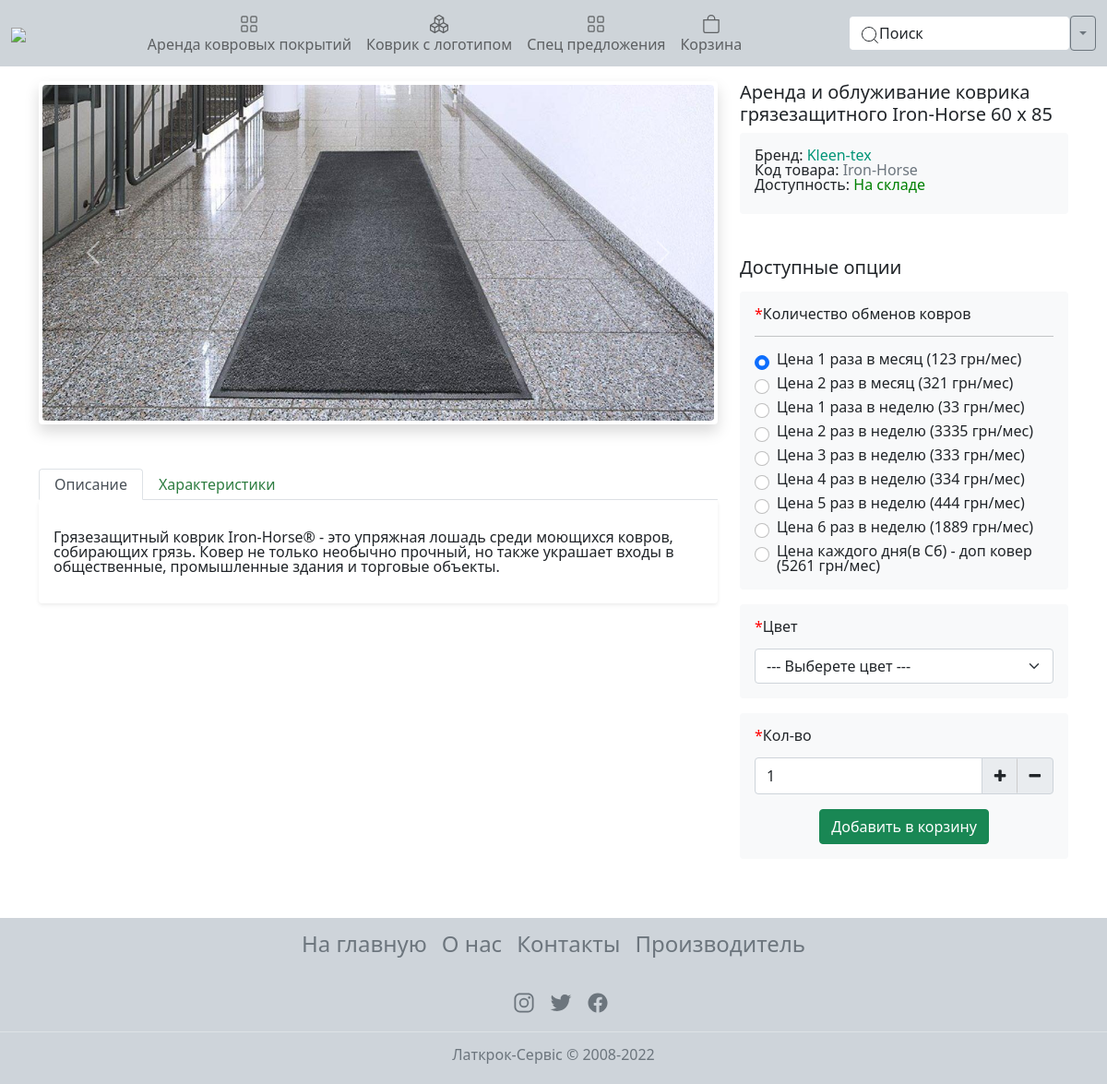
The page /uk/order-products/arenda-i-obluzhivanie-kovrika-gryazezashitnogo-iron-horse-60-h-85/ on the database as committed earlier.
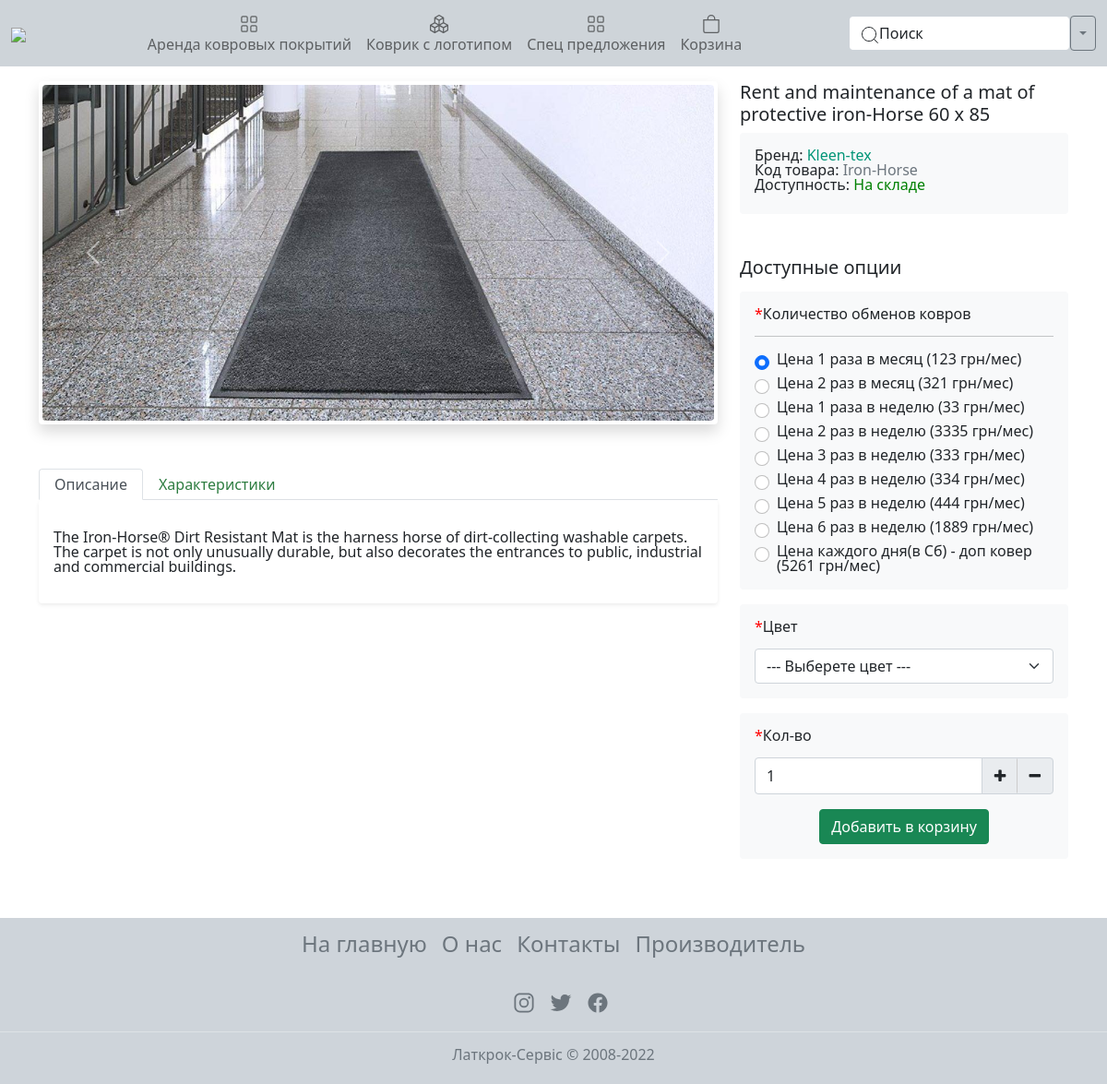
The same page on the database as committed later.
### main/models.py (models this page shows, shortened)
class Order(models.Model):
    title = models.CharField(_('Название'), max_length=75, db_index=True)
    slug = models.SlugField('URL', max_length=255, unique=True, db_index=True)
    description = models.TextField('Описание', db_index=True)
    img_1 = models.ImageField(_('Картинка'), upload_to='photo')
    img_2 = models.ImageField(_('Доп картинка'), upload_to='photo')
    img_3 = models.ImageField(_('Доп картинка'), upload_to='photo')
    prise_1 = models.IntegerField(_('Цена 1 раза в месяц'))
    prise_2 = models.IntegerField(_('Цена 2 раз в месяц'))
    prise_3 = models.IntegerField(_('Цена 1 раза в неделю'))
    prise_4 = models.IntegerField(_('Цена 2 раз в неделю'))
    prise_5 = models.IntegerField(_('Цена 3 раз в неделю'))
    prise_6 = models.IntegerField(_('Цена 4 раз в неделю'))
    prise_7 = models.IntegerField(_('Цена 5 раз в неделю'))
    prise_8 = models.IntegerField(_('Цена 6 раз в неделю'))
    prise_9 = models.IntegerField(_('Цена каждого дня(в Сб) - доп ковер'))
    status = models.BooleanField(_('Доступность'), default=True)
    class Meta:
        verbose_name = _('Аренда ковровых покрытий')
        verbose_name_plural = _('Аренда ковровых покрытий')
    def get_absolute_url(self):
        return reverse('order_product', kwargs={'order_slug': self.slug})

### main/views.py (the view)
# urls.py: path('order-products/<slug:order_slug>/', LatkrokOrderProduct.as_view(), name='order_product'),
class LatkrokOrderProduct(DetailView):
    model = Order
    template_name = 'main/order_product.html'
    slug_url_kwarg = 'order_slug'
    context_object_name = 'order'
    def get_context_data(self, object_list=None, **kwargs):
        context = super().get_context_data(**kwargs)
        context['prise_fields'] = [f'prise_{i}' for i in range(1, 10)]
        return get_search_context(kwargs=context)

### main/templatetags/main_tags.py (called while the page is built)
@register.filter(name='name')
def get_verbose_name_from_field(field_name):
    return Order._meta.get_field(field_name).verbose_name

@register.simple_tag(name='value')
def get_value_from_field(field_name, slug):
    return getattr(Order.objects.get(slug=slug), field_name)

### main/views.py (called while the page is built)
def get_search_context(is_ord=False, is_spec=False, **kwargs) -> dict:
    ord, spec = '', ''
    if not is_ord:
        ord = Order.objects.all()
    if not is_spec:
        spec = SpecialOffer.objects.all()
    context = {
        'orders': ord,
        'specials': spec,
        'static_urls': {
            'главная': reverse('index'), 'оренда': reverse('order'), 'лого': reverse('logo'),
            'спец предложения': reverse('special'), 'корзина': reverse('cart'), 'про нас': reverse('about'),
            'контакты': reverse('contacts'), 'производитель': reverse('maker')
        }
    }
    kw = kwargs['kwargs'] if kwargs else kwargs
    return context | kw

### main/templates/main/order_product.html (shortened to what the changed rows need)
{% extends 'main/base.html' %}
{% load static %}
{% load main_tags %}
{% block content %}
<div class="container mt-3">
    <div class="row">
        <div class="col-sm-8">
            <div class="shadow p-1 mb-5 bg-body rounded">
                <div id="carousel" class="carousel slide">
                    <div class="carousel-inner">
                        <div class="carousel-item active">
                            <img src="{{ order.img_1.url }}" class="d-block w-100 rounded" id="productImg" alt="1 картинка">
                        </div>
                    </div>
                </div>
            </div>
            <div class="tab-content shadow-sm p-3 mb-5 bg-body rounded" id="myTabContent">
                <div class="tab-pane mt-3 fade show active" id="description" role="tabpanel" aria-labelledby="description-tab">
                    <p>{{ order.description }}</p>
                </div>
            </div>
        </div>
        <div class="col-sm-4">
            <h5 id="productTitle">{{ order.title }}</h5>
            <div class="shadow-none p-2 ps-3 mb-2 bg-light rounded">
                <ul class="list-unstyled mt-2">
                </ul>
            </div>
            {% if order.status %}
                <p class="fs-5 mt-5">Доступные опции</p>
                <div class="shadow-none p-3 mb-3 bg-light rounded">
                    <p><span style="color: red;">*</span>Количество обменов ковров</p>
                    <hr>
                    {% for i in prise_fields %}
                        <div class="form-check">
                            {% if i == 'prise_1' %}
                                <input class="form-check-input" type="radio" name="prise_radio" id="{{ i }}" value="{% value i order.slug %}" checked>
                            {% else %}
                                <input class="form-check-input" type="radio" name="prise_radio" id="{{ i }}" value="{% value i order.slug %}">
                            {% endif %}
                            <label class="form-check-label" for="{{ i }}">
                                {{ i|name }}  ({% value i order.slug %} грн/мес)
                            </label>
                        </div>
                    {% endfor %}
                </div>
                <div id="selector" class="shadow-none p-3 mb-3 bg-light rounded">
                    <p><span style="color: red;">*</span>Цвет</p>
                    <select id="colorSelector" class="form-select" aria-label="Color selector">
                    </select>
                </div>
                <div class="shadow-none p-3 mb-3 bg-light rounded">
                    <p><span style="color: red;">*</span>Кол-во</p>
                    <div class="input-group">
                    </div>
                    <div style="display: flex; justify-content: center;">
                    </div>
                </div>
            {% endif %}
        </div>
    </div>
</div>
{% endblock %}

Rows that differ between the two databases and show on the page:
changed Order: description "Грязезащитный коврик Iron-Horse® - это упряжная лошадь среди моющихся ковров, собирающих грязь. Ковер не только необычно прочный, но также украшает входы в общественные, промышленные здания и торговые объекты." → "The Iron-Horse® Dirt Resistant Mat is the harness horse of dirt-collecting washable carpets. The carpet is not only unusually durable, but also decorates the entrances to public, industrial and commercial buildings."; title "Аренда и облуживание коврика грязезащитного Iron-Horse 60 х 85" → "Rent and maintenance of a mat of protective iron-Horse 60 x 85"
